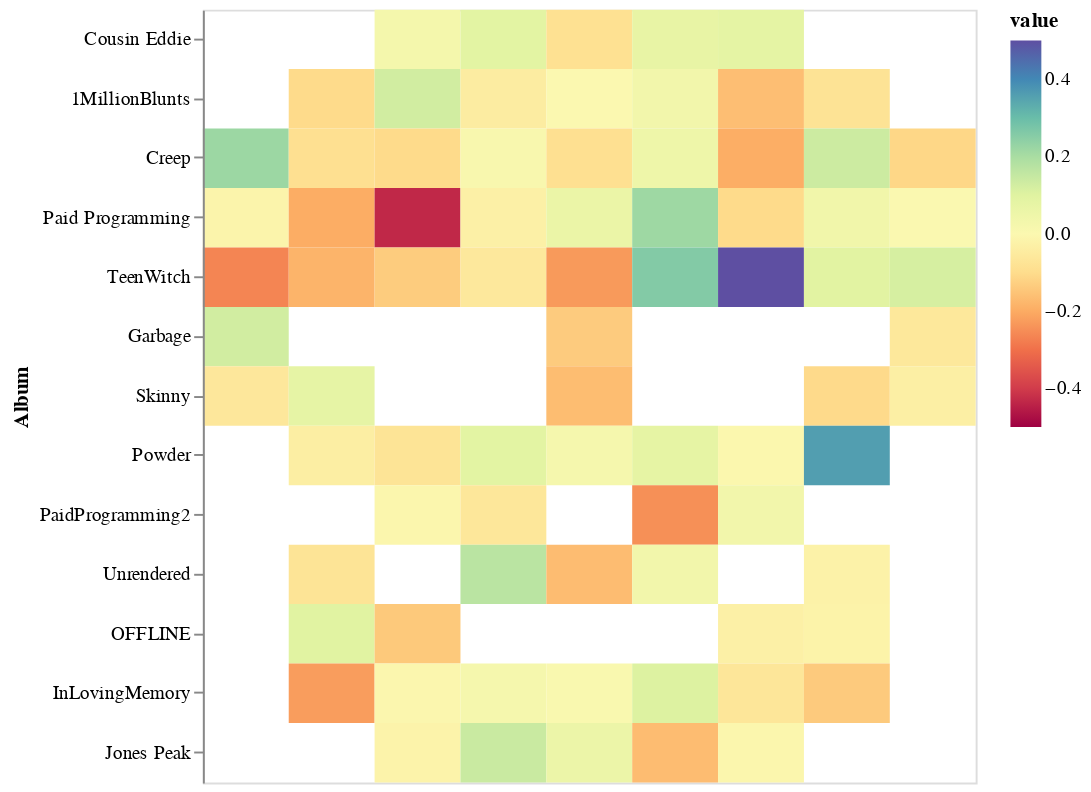

The cell this chart's notebook holds for it:
### Code cell
data = pd.read_csv('Polarity Dataset - Sheet1.csv')
heatmap = alt.Chart(data).mark_rect().encode(
    x=alt.X('number:O', title=None, axis=None),
    y=alt.Y('album :N', title='Album',sort=None),  
    color=alt.Color('value:Q', scale=alt.Scale(domain=[-.5, .5], scheme='spectral')),
    tooltip=['value:Q', 'album :N','name:N']
).properties(
    width=400,
    height=400
)
heatmap

### Figure 1 — Vega-Lite specification as saved in the notebook (floating-point values rounded to 4 significant figures)
{"config": {"view": {"continuousWidth": 400, "continuousHeight": 300}}, "data": {"name": "data-918b4e89a0fbdafdcbdd4300380f4cc7"}, "mark": "rect", "encoding": {"color": {"field": "value", "scale": {"domain": [-0.5, 0.5], "scheme": "spectral"}, "type": "quantitative"}, "tooltip": [{"field": "value", "type": "quantitative"}, {"field": "album ", "type": "nominal"}, {"field": "name", "type": "nominal"}], "x": {"axis": null, "field": "number", "title": null, "type": "ordinal"}, "y": {"field": "album ", "sort": null, "title": "Album", "type": "nominal"}}, "height": 400, "width": 400, "$schema": "https://vega.github.io/schema/vega-lite/v4.17.0.json", "datasets": {"data-918b4e89a0fbdafdcbdd4300380f4cc7": [{"album ": "Cousin Eddie", "name": null, "value": null, "number": 0}, {"album ": "Cousin Eddie", "name": null, "value": null, "number": 1}, {"album ": "Cousin Eddie", "name": "\"Zig Zags And Louie Tags\"", "value": 0.02604, "number": 2}, {"album ": "Cousin Eddie", "name": "Weekend", "value": 0.08873, "number": 3}, {"album ": "Cousin Eddie", "name": "Mighty Joe Young", "value": -0.08626, "number": 4}, {"album ": "Cousin Eddie", "name": "Excuse Me", "value": 0.07147, "number": 5}, {"album ": "Cousin Eddie", "name": "Work", "value": 0.08167, "number": 6}, {"album ": "Cousin Eddie", "name": null, "value": null, "number": 7}, {"album ": "Cousin Eddie", "name": null, "value": null, "number": 8}, {"album ": "1MillionBlunts", "name": null, "value": null, "number": 0}, {"album ": "1MillionBlunts", "name": "MasterBedroom", "value": -0.104, "number": 1}, {"album ": "1MillionBlunts", "name": "MarbleFloors", "value": 0.1267, "number": 2}, {"album ": "1MillionBlunts", "name": "BluntsInTheGraveyard", "value": -0.04269, "number": 3}, {"album ": "1MillionBlunts", "name": "BabyBlueVeleour", "value": 0.0007937, "number": 4}, {"album ": "1MillionBlunts", "name": "SilkSheets", "value": 0.03492, "number": 5}, {"album ": "1MillionBlunts", "name": "TheLivingForest", "value": -0.1629, "number": 6}, {"album ": "1MillionBlunts", "name": "Phantom", "value": -0.07731, "number": 7}, {"album ": "1MillionBlunts", "name": null, "value": null, "number": 8}, {"album ": "Creep", "name": "Gold Chevrolet", "value": 0.2197, "number": 0}, {"album ": "Creep", "name": "White Noise", "value": -0.0881, "number": 1}, {"album ": "Creep", "name": "Windows 95", "value": -0.1039, "number": 2}, {"album ": "Creep", "name": "Dead Girl", "value": 0.01136, "number": 3}, {"album ": "Creep", "name": "Pixelated Tears", "value": -0.08811, "number": 4}, {"album ": "Creep", "name": "Penthouse", "value": 0.04938, "number": 5}, {"album ": "Creep", "name": "Dracula", "value": -0.1949, "number": 6}, {"album ": "Creep", "name": "Floppy Disc", "value": 0.137, "number": 7}, {"album ": "Creep", "name": "Marble  ", "value": -0.1133, "number": 8}, {"album ": "Paid Programming", "name": "Jonathan Taylor Thomas", "value": -0.01422, "number": 0}, {"album ": "Paid Programming", "name": "American Beauty", "value": -0.1979, "number": 1}, {"album ": "Paid Programming", "name": "Skin", "value": -0.4341, "number": 2}, {"album ": "Paid Programming", "name": "Blink 187", "value": -0.02859, "number": 3}, {"album ": "Paid Programming", "name": "Teen Girl Dies At Rave", "value": 0.06078, "number": 4}, {"album ": "Paid Programming", "name": "Teenage Boy", "value": 0.2167, "number": 5}, {"album ": "Paid Programming", "name": "281-330-8004", "value": -0.1042, "number": 6}, {"album ": "Paid Programming", "name": "Severe Weather Warning", "value": 0.03802, "number": 7}, {"album ": "Paid Programming", "name": "Grandfathers Ring  ", "value": 0.002899, "number": 8}, {"album ": "TeenWitch", "name": "FearTheNobodies", "value": -0.2648, "number": 0}, {"album ": "TeenWitch", "name": "RampartRange", "value": -0.1831, "number": 1}, {"album ": "TeenWitch", "name": "WitchBoy", "value": -0.135, "number": 2}, {"album ": "TeenWitch", "name": "TheCafeteria", "value": -0.05804, "number": 3}, {"album ": "TeenWitch", "name": "Reb&Vodka", "value": -0.2304, "number": 4}, {"album ": "TeenWitch", "name": "BombsInTheLunchroom ", "value": 0.2589, "number": 5}, {"album ": "TeenWitch", "name": "Cotton", "value": 0.5, "number": 6}, {"album ": "TeenWitch", "name": "ParkingLotWitness ", "value": 0.09085, "number": 7}, {"album ": "TeenWitch", "name": "Klebold ", "value": 0.1189, "number": 8}, {"album ": "Garbage", "name": "Lay Me In The River", "value": 0.1273, "number": 0}, {"album ": "Garbage", "name": null, "value": null, "number": 1}, {"album ": "Garbage", "name": null, "value": null, "number": 2}, {"album ": "Garbage", "name": null, "value": null, "number": 3}, {"album ": "Garbage", "name": "Corduroy", "value": -0.136, "number": 4}, {"album ": "Garbage", "name": null, "value": null, "number": 5}, {"album ": "Garbage", "name": null, "value": null, "number": 6}, {"album ": "Garbage", "name": null, "value": null, "number": 7}, {"album ": "Garbage", "name": "You Can Tell A Lot About A Man By The Neck Of His Shirt ", "value": -0.05927, "number": 8}, {"album ": "Skinny", "name": "HollisterJeans", "value": -0.06136, "number": 0}, {"album ": "Skinny", "name": "TheNoiseInsideMyHead", "value": 0.07639, "number": 1}, {"album ": "Skinny", "name": null, "value": null, "number": 2}, {"album ": "Skinny", "name": null, "value": null, "number": 3}, {"album ": "Skinny", "name": "WhereTheTreesMeetTheFreeway ", "value": -0.1663, "number": 4}, {"album ": "Skinny", "name": null, "value": null, "number": 5}, {"album ": "Skinny", "name": null, "value": null, "number": 6}, {"album ": "Skinny", "name": "DeadInDesignerClothes", "value": -0.1056, "number": 7}, {"album ": "Skinny", "name": "ShrimpPizza ", "value": -0.03297, "number": 8}, {"album ": "Powder", "name": null, "value": null, "number": 0}, {"album ": "Powder", "name": "The Healing Fields", "value": -0.03832, "number": 1}, {"album ": "Powder", "name": "Upon The Dying Grass", "value": -0.07523, "number": 2}, {"album ": "Powder", "name": "Hey Sorry, I Was In The Shower", "value": 0.08828, "number": 3}, {"album ": "Powder", "name": "Himalayan Salt", "value": 0.02224, "number": 4}, {"album ": "Powder", "name": "Just Another Day At The Office", "value": 0.07741, "number": 5}, {"album ": "Powder", "name": "Here Goes Nothing", "value": -0.005499, "number": 6}, {"album ": "Powder", "name": "Chlorella", "value": 0.3583, "number": 7}, {"album ": "Powder", "name": null, "value": null, "number": 8}, {"album ": "PaidProgramming2", "name": null, "value": null, "number": 0}, {"album ": "PaidProgramming2", "name": null, "value": null, "number": 1}, {"album ": "PaidProgramming2", "name": "Rocks", "value": -0.008399, "number": 2}, {"album ": "PaidProgramming2", "name": "Biodegradable", "value": -0.06406, "number": 3}, {"album ": "PaidProgramming2", "name": null, "value": null, "number": 4}, {"album ": "PaidProgramming2", "name": "Black Mold ", "value": -0.247, "number": 5}, {"album ": "PaidProgramming2", "name": "Maggots", "value": 0.03298, "number": 6}, {"album ": "PaidProgramming2", "name": null, "value": null, "number": 7}, {"album ": "PaidProgramming2", "name": null, "value": null, "number": 8}, {"album ": "Unrendered", "name": null, "value": null, "number": 0}, {"album ": "Unrendered", "name": "CtrlAltDelete", "value": -0.07365, "number": 1}, {"album ": "Unrendered", "name": null, "value": null, "number": 2}, {"album ": "Unrendered", "name": "SunnyDay", "value": 0.1691, "number": 3}, {"album ": "Unrendered", "name": "LifeRuiner", "value": -0.1676, "number": 4}, {"album ": "Unrendered", "name": "TheGrandestNothing", "value": 0.03462, "number": 5}, {"album ": "Unrendered", "name": null, "value": null, "number": 6}, {"album ": "Unrendered", "name": "TakingOutTheTrash", "value": -0.02286, "number": 7}, {"album ": "Unrendered", "name": null, "value": null, "number": 8}, {"album ": "OFFLINE", "name": null, "value": null, "number": 0}, {"album ": "OFFLINE", "name": "StateOfEmergency", "value": 0.09589, "number": 1}, {"album ": "OFFLINE", "name": "FatherTime", "value": -0.1418, "number": 2}, {"album ": "OFFLINE", "name": null, "value": null, "number": 3}, {"album ": "OFFLINE", "name": null, "value": null, "number": 4}, {"album ": "OFFLINE", "name": null, "value": null, "number": 5}, {"album ": "OFFLINE", "name": "ChampagneInTheGraveyard", "value": -0.02822, "number": 6}, {"album ": "OFFLINE", "name": "Kerosene", "value": -0.01863, "number": 7}, {"album ": "OFFLINE", "name": null, "value": null, "number": 8}, {"album ": "InLovingMemory", "name": null, "value": null, "number": 0}, {"album ": "InLovingMemory", "name": "RainCloudsFollowMe", "value": -0.2253, "number": 1}, {"album ": "InLovingMemory", "name": "ChatLog", "value": -0.005682, "number": 2}, {"album ": "InLovingMemory", "name": "DemolitionFreestylePt3", "value": 0.02077, "number": 3}, {"album ": "InLovingMemory", "name": "SawedOff", "value": 0.006349, "number": 4}, {"album ": "InLovingMemory", "name": "EverybodysFavoriteScumbag ", "value": 0.1062, "number": 5}, {"album ": "InLovingMemory", "name": "InLovingMemory", "value": -0.06644, "number": 6}, {"album ": "InLovingMemory", "name": "GoHardHuh", "value": -0.138, "number": 7}, {"album ": "InLovingMemory", "name": null, "value": null, "number": 8}, {"album ": "Jones Peak", "name": null, "value": null, "number": 0}, {"album ": "Jones Peak", "name": null, "value": null, "number": 1}, {"album ": "Jones Peak", "name": "YellowStone", "value": -0.0173, "number": 2}, {"album ": "Jones Peak", "name": "80sMontage", "value": 0.1424, "number": 3}, {"album ": "Jones Peak", "name": "WhereFromBro?", "value": 0.0543, "number": 4}, {"album ": "Jones Peak", "name": "Away", "value": -0.1667, "number": 5}, {"album ": "Jones Peak", "name": "SwishaHouse ", "value": -0.007392, "number": 6}, {"album ": "Jones Peak", "name": null, "value": null, "number": 7}, {"album ": "Jones Peak", "name": null, "value": null, "number": 8}]}}
